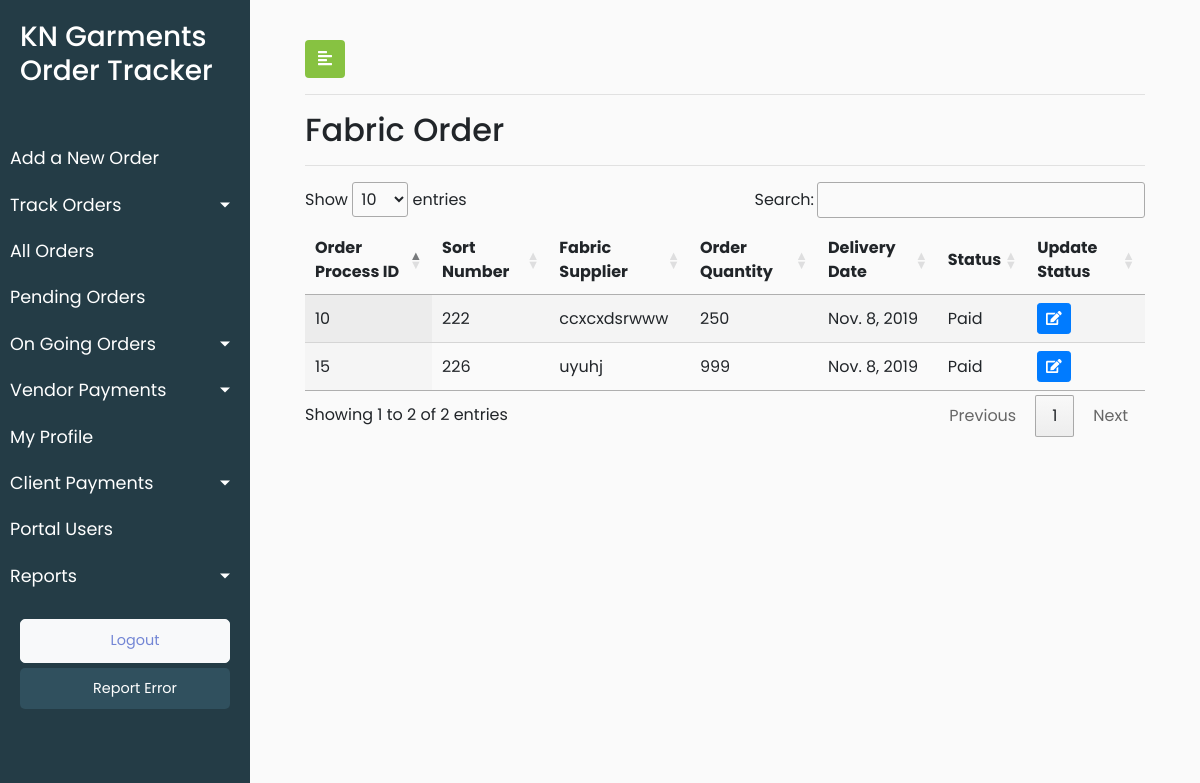
The app's page /track_order_fabric_order/ (signed in), older data.
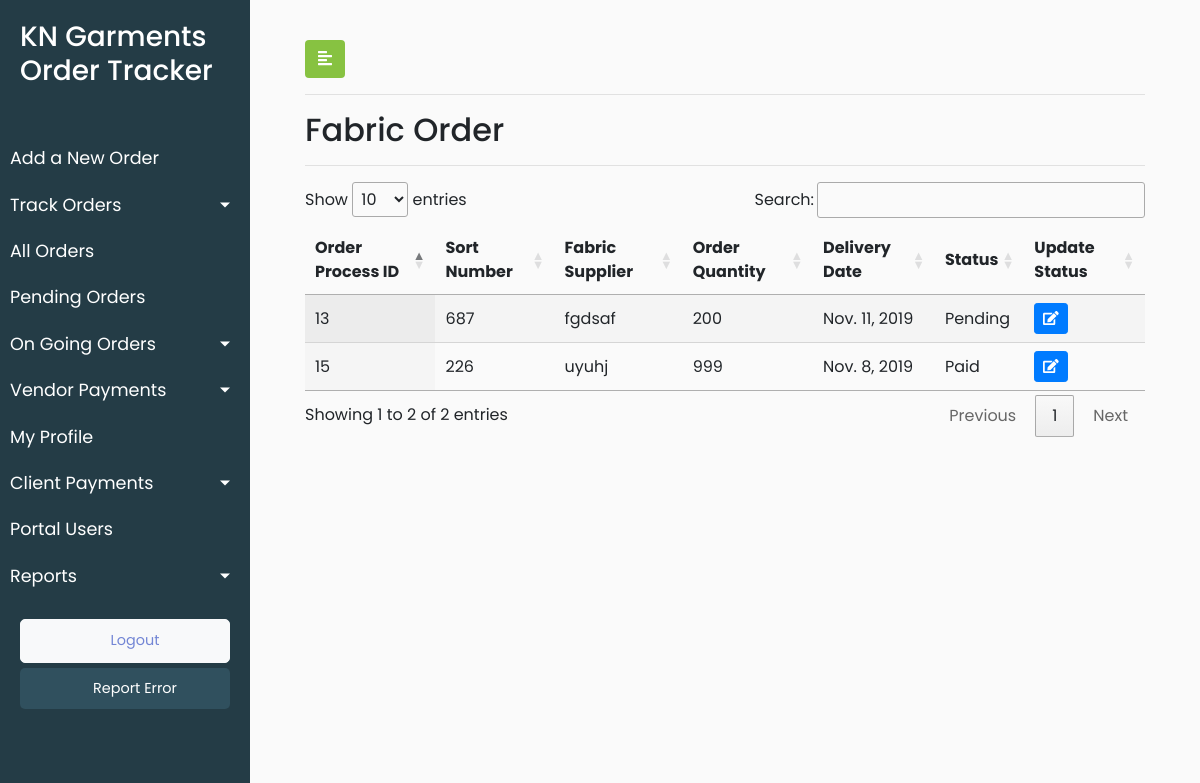
The same page, newer data.
### KNGarment_Order_TrackPro_App/models.py (models this page shows, shortened)
class Process(models.Model):
    Paid = 1
    Pending = 2
    PAYMENT_STATUS=((Paid,'Paid'), (Pending,'Pending'))
    process_vendor_name = models.CharField(max_length=920,blank=True)
    process_vendor_location = models.CharField(max_length=920,blank=True)
    process_received_quantity = models.IntegerField(blank=True,null=True)
    process_received_date = models.DateField(default=timezone.now)
    process_delivery_date = models.DateField(default=timezone.now)
    process_bill_number = models.IntegerField(blank=True,default=0)
    process_bill_file = models.FileField(blank=True)
    process_payment_status = models.PositiveSmallIntegerField(choices=PAYMENT_STATUS,default=Pending,blank=True)
    process_date_of_entry = models.DateTimeField(default=timezone.now)
    process_vendor_id = models.ForeignKey(Vendor, on_delete = models.CASCADE,blank=True)
    process_order_id = models.ForeignKey(Orders, on_delete=models.CASCADE,blank=True)
    process_customuser_id = models.ForeignKey(CustomUser,on_delete=models.CASCADE,default=1)
    objects = InheritanceManager()
    class Meta:
        verbose_name_plural = "Process List"
        verbose_name = "Process"

class Fabric_Order(Process):
    Fabric_Order = 1
    process_type = models.PositiveSmallIntegerField(default=Fabric_Order)
    fabric_order_sort_number = models.CharField(max_length=920)
    fabric_order_quantity = models.IntegerField(blank=True,null=True)
    class Meta:
        verbose_name_plural = "Fabric Orders List"
        verbose_name = "Fabric Order"

class Process(models.Model):
    Paid = 1
    Pending = 2
    PAYMENT_STATUS=((Paid,'Paid'), (Pending,'Pending'))
    process_vendor_name = models.CharField(max_length=920,blank=True)
    process_vendor_location = models.CharField(max_length=920,blank=True)
    process_received_quantity = models.IntegerField(blank=True,null=True)
    process_received_date = models.DateField(default=timezone.now)
    process_delivery_date = models.DateField(default=timezone.now)
    process_bill_number = models.IntegerField(blank=True,default=0)
    process_bill_file = models.FileField(blank=True)
    process_payment_status = models.PositiveSmallIntegerField(choices=PAYMENT_STATUS,default=Pending,blank=True)
    process_date_of_entry = models.DateTimeField(default=timezone.now)
    process_vendor_id = models.ForeignKey(Vendor, on_delete = models.CASCADE,blank=True)
    process_order_id = models.ForeignKey(Orders, on_delete=models.CASCADE,blank=True)
    process_customuser_id = models.ForeignKey(CustomUser,on_delete=models.CASCADE,default=1)
    objects = InheritanceManager()
    class Meta:
        verbose_name_plural = "Process List"
        verbose_name = "Process"

class Orders(models.Model):
    order_order_number = models.CharField(max_length=920)
    order_order_type = models.CharField(max_length=920)
    order_order_brands = models.CharField(max_length=920)
    order_order_style_number = models.CharField(max_length=920)
    order_order_fit = models.CharField(max_length=920)
    order_order_quantity = models.IntegerField()
    order_order_date = models.DateField(default=timezone.now)
    order_delivery_date = models.DateField(default=timezone.now)
    order_order_category = models.CharField(max_length=920)
    order_fit_sample_status = models.CharField(max_length=920)
    order_fit_sample_submitted_date = models.DateField(default=timezone.now)
    order_pps_sample_status = models.CharField(max_length=920)
    order_pps_sample_submitted_date = models.DateField(default=timezone.now)
    order_order_remark = models.CharField(max_length=920,blank=True)
    order_order_date_of_entry = models.DateTimeField(default=timezone.now)
    order_client_id = models.ForeignKey(Client, on_delete = models.CASCADE,default=1)
    def __str__(self):
        return str(self.pk)
    class Meta:
        verbose_name_plural = "Orders List"
        verbose_name = "Order"

### KNGarment_Order_TrackPro_App/views.py (the view)
# urls.py: path('track_order_fabric_order/', views.track_order_fabric_order, name = 'track_order_fabric_order'),
@login_required(login_url='/user_login')
def track_order_fabric_order(request):
    user_role = request.user.user_role
    if user_role == 100:
        fabric_order_objects = Fabric_Order.objects.all()
    else:
        pk = request.user.pk
        fabric_order_objects = Fabric_Order.objects.filter(process_customuser_id=pk).all()
    data = {'fabric_order':fabric_order_objects,'user_role':user_role}
    return render(request,'KNGarment_Order_TrackPro_App/fabric_order.html',data)

### KNGarment_Order_TrackPro_App/templates/KNGarment_Order_TrackPro_App/fabric_order.html (shortened to what this page needs)
{% extends 'KNGarment_Order_TrackPro_App/base.html' %}
{% load static %}
{% block stylesheets %}
<link rel="stylesheet" href="//cdn.datatables.net/1.10.19/css/jquery.dataTables.min.css">
{% endblock stylesheets %}
{% block content %}
        <div id="content">
            <div class="container-fluid">
                <button type="button" id="sidebarCollapse" class="btn" style="background-color: #87c241;color: white">
                    <i class="fas fa-align-left"></i>
                </button>
                <hr>
                <h2>Fabric Order</h2>
                <hr>
                <div>
                    <table id="test_table" class="display" style="width:100%">
                        <thead>
                            <tr>
                                <th>Order Process ID</th>
                                <th>Sort Number</th>
                                <th>Fabric Supplier</th>
                                <th>Order Quantity</th>
                                <th>Delivery Date</th>
                                <th>Status</th>
                                <th>Update Status</th>
                            </tr>
                        </thead>
                        <tbody>
                        {% for fabric in fabric_order %}
                            <tr>
                                <td><a href="{% url 'KNGarment_Order_TrackPro_App:update_order_detail'%}"> {{fabric.process_order_id}}</a></td>
                                <td>{{fabric.fabric_order_sort_number}}</td>
                                <td>{{fabric.process_vendor_name}}</td>
                                <td>{{fabric.fabric_order_quantity}}</td>
                                <td>{{fabric.process_delivery_date}}</td>
                                <td>
                                {% if fabric.process_payment_status == 1 %}
                                Paid
                                {% else %}
                                Pending
                                {% endif %}
                                </td>
                            <td>
							<button type="button" class="update-order btn btn-sm btn-primary" data-id="{% url 'KNGarment_Order_TrackPro_App:fabric_order_update' pk=fabric.pk  %}">
								<span class="fa fa-edit"></span>
							</button>
						</td>
                            </tr>
                        {% endfor %}
                        </tbody>
                    </table>
                </div>
            </div>
        </div>
{% endblock content %}

Row changes from the older to the newer data that the page shows:
removed Fabric_Order: process_order_id "10", fabric_order_sort_number "222", process_vendor_name "ccxcxdsrwww", fabric_order_quantity "250", process_delivery_date "Nov. 8, 2019", shows "Paid"
added Fabric_Order: process_order_id "13", fabric_order_sort_number "687", process_vendor_name "fgdsaf", fabric_order_quantity "200", process_delivery_date "Nov. 11, 2019", shows "Pending"
